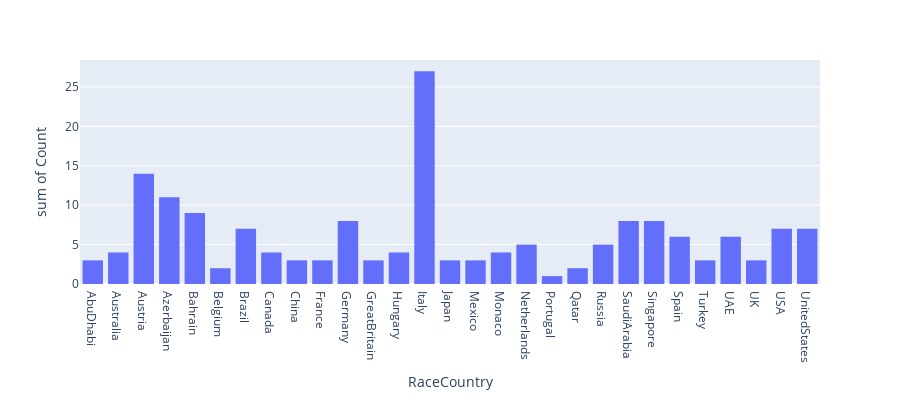

Notebook cell for this chart:
### Code cell
import plotly.express as px
agg_data = df1.groupby(['RaceCountry', 'carIssue']).size().reset_index(name='Count')
fig = px.histogram(agg_data, x="RaceCountry", y="Count",
              barmode='group',
             height=400)
fig.show()

### Figure 1 — Plotly figure (JSON) as saved in the notebook; plotly's stock layout.template omitted (floating-point values rounded to 4 significant figures)
{"data": [{"alignmentgroup": "True", "bingroup": "x", "histfunc": "sum", "hovertemplate": "RaceCountry=%{x}<br>sum of Count=%{y}<extra></extra>", "legendgroup": "", "marker": {"color": "#636efa", "pattern": {"shape": ""}}, "name": "", "offsetgroup": "", "orientation": "v", "showlegend": false, "type": "histogram", "x": ["AbuDhabi", "Australia", "Austria", "Azerbaijan", "Bahrain", "Belgium", "Brazil", "Canada", "China", "France", "Germany", "GreatBritain", "Hungary", "Italy", "Japan", "Mexico", "Monaco", "Netherlands", "Portugal", "Qatar", "Russia", "SaudiArabia", "Singapore", "Spain", "Turkey", "UAE", "UK", "USA", "UnitedStates"], "xaxis": "x", "y": [3, 4, 14, 11, 9, 2, 7, 4, 3, 3, 8, 3, 4, 27, 3, 3, 4, 5, 1, 2, 5, 8, 8, 6, 3, 6, 3, 7, 7], "yaxis": "y"}], "layout": {"barmode": "group", "height": 400, "legend": {"tracegroupgap": 0}, "margin": {"t": 60}, "xaxis": {"anchor": "y", "domain": [0, 1], "title": {"text": "RaceCountry"}}, "yaxis": {"anchor": "x", "domain": [0, 1], "title": {"text": "sum of Count"}}}}
